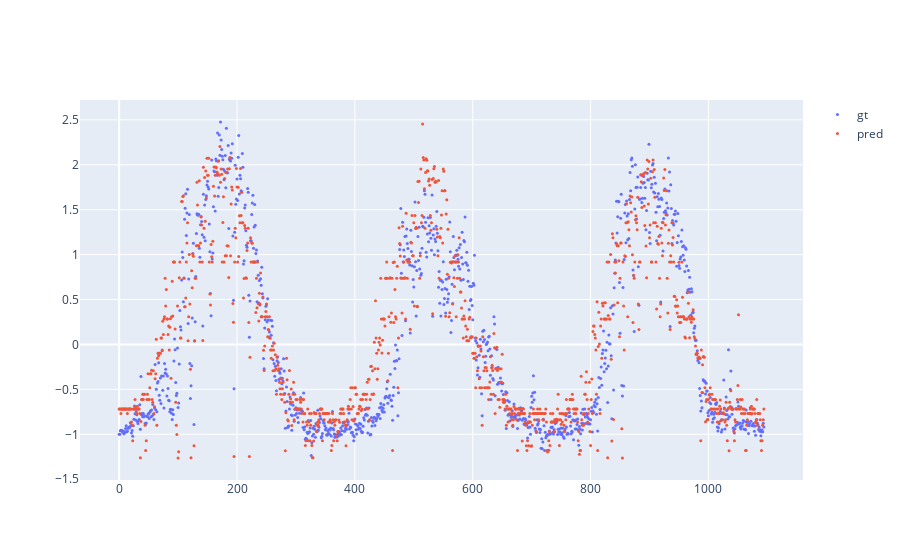

Notebook cell for this chart:
### Code cell
from plotly import graph_objects as go

fig = go.Figure()

fig.add_trace(go.Scatter(y=y_s.detach().cpu(),
                    mode='markers',
                    name='gt', 
                    marker=dict(size=3)))

fig.add_trace(go.Scatter(y=y_pred.detach().cpu(),
                    mode='markers',
                    name='pred', 
                    marker=dict(size=3)))

### Figure 1 — Plotly figure (JSON) as saved in the notebook; plotly's stock layout.template omitted (floating-point values rounded to 4 significant figures; data arrays with more than 128 entries replaced by an {"elided": "..."} marker saying what was removed)
{"data": [{"marker": {"size": 3}, "mode": "markers", "name": "gt", "type": "scatter", "y": {"elided": "1095 float values"}}, {"marker": {"size": 3}, "mode": "markers", "name": "pred", "type": "scatter", "y": {"elided": "1095 float values"}}], "layout": {}}
